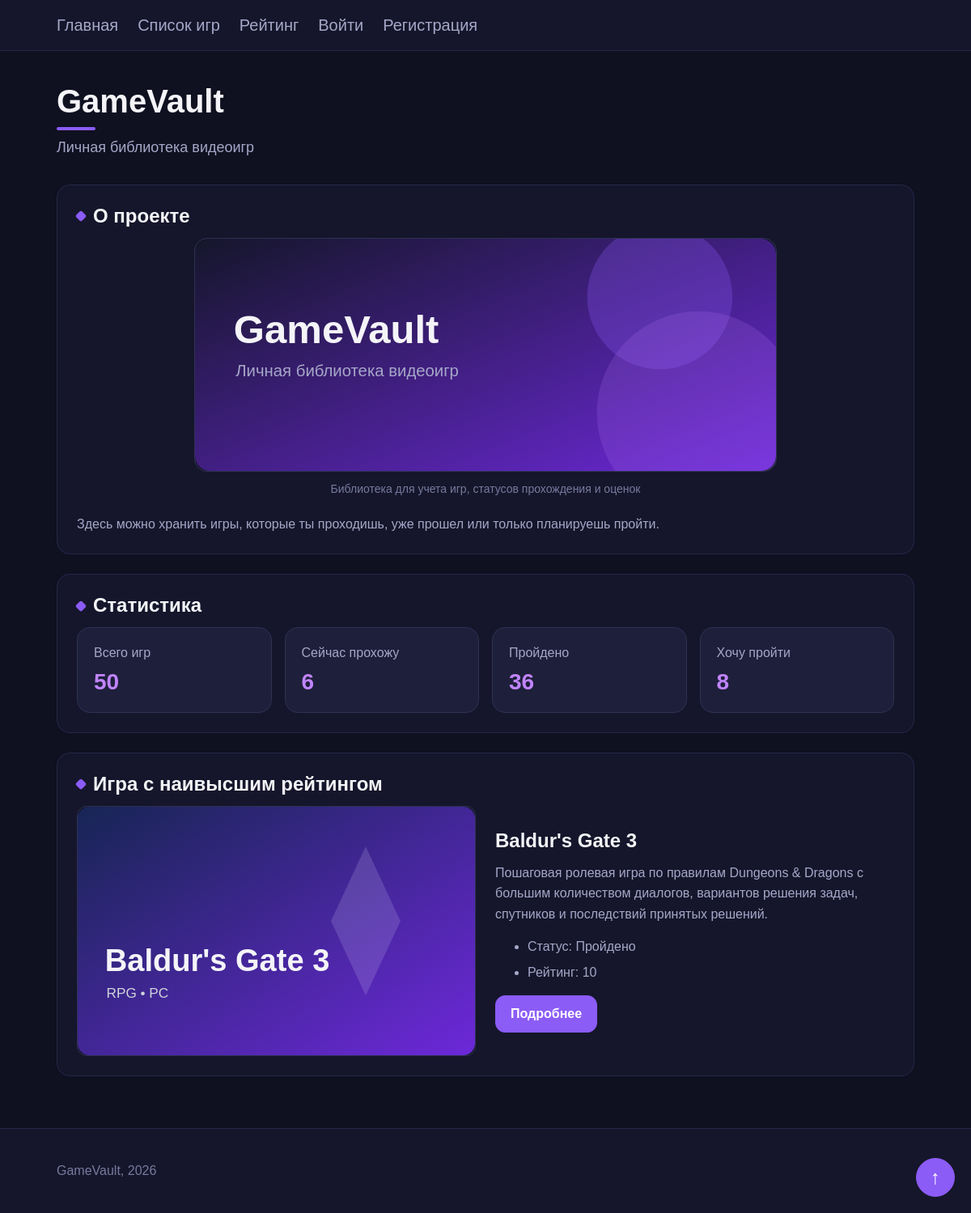
The page / on the database its author committed.
### games/models.py (models this page shows, shortened)
class Game(models.Model):
    class Status(models.TextChoices):
        PLANNED = 'planned', 'Хочу пройти'
        PLAYING = 'playing', 'Прохожу'
        COMPLETED = 'completed', 'Пройдено'
    title = models.CharField(max_length=200)
    slug = models.SlugField(max_length=200, unique=True)
    release_year = models.PositiveIntegerField()
    description = models.TextField(blank=True)
    genre = models.CharField(max_length=100, blank=True, default='')
    platform = models.CharField(max_length=100, blank=True, default='')
    developer = models.CharField(max_length=150, blank=True, default='')
    rating = models.PositiveSmallIntegerField(blank=True, null=True,
                                              validators=[
                                                  MinValueValidator(1),
                                                  MaxValueValidator(10)
                                              ])
    status = models.CharField(max_length=20, choices=Status.choices, default=Status.PLANNED)
    cover = models.CharField(max_length=255, blank=True, default='')
    subtitle = models.CharField(max_length=255, blank=True, default='')
    playtime = models.CharField(max_length=100, blank=True, default='')
    features = models.ManyToManyField(
        Feature,
        related_name='games',
        blank=True,
    )
    added_by = models.ForeignKey(
        settings.AUTH_USER_MODEL,
        on_delete=models.SET_NULL,
        blank=True,
        null=True,
        related_name='games_added',
    )
    class Meta:
        ordering = ['-release_year', 'title']
        verbose_name = 'Игра'
        verbose_name_plural = 'Игры'
        constraints = [
            models.CheckConstraint(
                condition=(
                    Q(rating__isnull=True) |
                    (Q(rating__gte=1) & Q(rating__lte=10))
                ),
                name='game_rating_between_1_and_10'
            )
        ]

### games/views.py (the view)
def home(request):
    games = Game.objects.all()
    total_games = games.count()
    playing_games = games.filter(status=Game.Status.PLAYING).count()
    completed_games = games.filter(status=Game.Status.COMPLETED).count()
    planned_games = games.filter(status=Game.Status.PLANNED).count()
    featured_game = (games
                     .filter(rating__isnull=False)
                     .order_by('-rating', '-release_year', 'title')
                     .first())
    context = {
        'page_title': 'GameVault',
        'subtitle': 'Личная библиотека видеоигр',
        'description': (
            'Здесь можно хранить игры, которые ты проходишь, '
            'уже прошел или только планируешь пройти.'
        ),
        'total_games': total_games,
        'playing_games': playing_games,
        'completed_games': completed_games,
        'planned_games': planned_games,
        'featured_game': featured_game,
    }
    return render(request, 'games/home.html', context)

### games/templates/games/home.html (shortened to what this page needs)
{% extends "games/base.html" %}
{% load static %}
{% block content %}
    <div class="page-header">
        <h1 class="page-title">{{ page_title }}</h1>
        <p class="page-subtitle">{{ subtitle }}</p>
    </div>
    <section class="section">
        <h2 class="section-title">О проекте</h2>
        <figure class="project-figure">
            <img
                class="project-image"
                src="{% static 'games/images/gamevault-banner.svg' %}"
                alt="Игровая библиотека GameVault"
            >
            <figcaption class="project-caption">
                Библиотека для учета игр, статусов прохождения и оценок
            </figcaption>
        </figure>
        <p class="section-text">{{ description }}</p>
    </section>
    <section class="section">
        <h2 class="section-title">Статистика</h2>
        <div class="stats">
            <div class="stat-card">
                <p class="stat-label">Всего игр</p>
                <p class="stat-value">{{ total_games }}</p>
            </div>
            <div class="stat-card">
                <p class="stat-label">Сейчас прохожу</p>
                <p class="stat-value">{{ playing_games }}</p>
            </div>
            <div class="stat-card">
                <p class="stat-label">Пройдено</p>
                <p class="stat-value">{{ completed_games }}</p>
            </div>
            <div class="stat-card">
                <p class="stat-label">Хочу пройти</p>
                <p class="stat-value">{{ planned_games }}</p>
            </div>
        </div>
    </section>
    {% if featured_game %}
        <section class="section">
            <h2 class="section-title">Игра с наивысшим рейтингом</h2>
            <article class="featured-game">
                <figure class="featured-game-figure">
                    <img class="featured-game-cover"
                         src="{% static featured_game.cover %}"
                         alt="Обложка игры {{ featured_game.title }}">
                </figure>
                <div class="featured-game-content">
                    <h3 class="featured-game-title">{{ featured_game.title }}</h3>
                    <p class="featured-game-text">{{ featured_game.description }}</p>
                    <ul class="featured-game-info">
                        <li class="featured-game-info-item">Статус: {{ featured_game.get_status_display }}</li>
                        <li class="featured-game-info-item">Рейтинг: {{ featured_game.rating }}</li>
                    </ul>
                    <a href="{% url 'games:game_detail' game_slug=featured_game.slug %}" class="button">
                        Подробнее
                    </a>
                </div>
            </article>
        </section>
    {% else %}
        <section class="section">
            <h2 class="section-title">Игра с наивысшим рейтингом</h2>
            <p class="empty-message">Пока нет игр с оценкой.</p>
        </section>
    {% endif %}
{% endblock %}

### games/static/games/css/style.css (style rules this page uses)
:root { --color-bg-main: #0F1020; --color-bg-surface: #15162B; --color-bg-card: #1E1F3A; --color-bg-card-section: #252641; --color-border-soft: #252747; --color-border-strong: #2F3154; --color-border-accent-soft: #3A3D68; --color-text-primary: #F4F4F8; --color-text-secondary: #A6A7C8; --color-text-muted: #777A9E; --color-white: #FFFFFF; --color-accent: #8B5CF6; --color-accent-hover: #A855F7; --color-accent-bright: #C084FC; --color-accent-dark: #6D28D9; --color-danger-bg: #7F1D1D; --color-danger-border: #B91C1C; --color-danger-text: #FEE2E2; --color-danger-hover-bg: #991B1B; --color-danger-hover-border: #DC2626; --color-danger-active-bg: #B91C1C; --color-danger-active-border: #EF4444; }
*, *::before, *::after { box-sizing: border-box; }
body { font-family: Arial, Helvetica, sans-serif; font-size: 16px; font-weight: 400; line-height: 1.5; color: var(--color-text-primary); background-color: var(--color-bg-main); margin: 0; min-height: 100vh; display: flex; flex-direction: column; }
a { color: var(--color-text-secondary); text-decoration: none; transition: color 160ms ease; }
h1 { font-size: 32px; }
h2 { font-size: 24px; }
p { font-size: 16px; }
.project-image { display: block; width: 100%; margin-bottom: 12px; border: 1px solid var(--color-border-strong); border-radius: 16px; }
.project-figure { max-width: 720px; margin: 0 auto 20px auto; }
.project-caption { font-size: 14px; line-height: 1.4; color: var(--color-text-muted); text-align: center; margin: 0; }
.page-header { margin-bottom: 32px; }
.page-title { font-size: 40px; font-weight: 700; line-height: 1.1; color: var(--color-text-primary); margin: 0 0 8px 0; }
.page-title::after { content: ""; display: block; width: 48px; height: 4px; margin-top: 10px; background-color: var(--color-accent); border-radius: 999px; }
.page-subtitle { font-size: 18px; font-weight: 400; line-height: 1.5; color: var(--color-text-secondary); margin: 0; }
.section { font-size: 20px; background-color: var(--color-bg-surface); padding: 24px; margin-bottom: 24px; border: 1px solid var(--color-border-soft); border-radius: 16px; }
.section-title { font-size: 24px; font-weight: 700; line-height: 1.2; color: var(--color-text-primary); margin: 0 0 12px 0; display: flex; align-items: center; gap: 10px; }
.section-title::before { content: ""; width: 10px; height: 10px; flex-shrink: 0; background-color: var(--color-accent); border-radius: 2px; transform: rotate(45deg); }
.section-text { font-size: 16px; font-weight: 400; line-height: 1.6; color: var(--color-text-secondary); margin: 0; }
.stats { display: flex; flex-direction: row; gap: 16px; flex-wrap: wrap; }
.stat-card { font-size: 20px; background-color: var(--color-bg-card); padding: 20px; border: 1px solid var(--color-border-strong); border-radius: 16px; flex: 1 1 220px; }
.stat-label { font-size: 16px; font-weight: 400; line-height: 1.4; color: var(--color-text-secondary); margin: 0 0 8px 0; }
.stat-value { font-size: 28px; font-weight: 700; line-height: 1.2; color: var(--color-accent-bright); margin: 0; }
.button { --button-background: var(--color-accent); --button-border-color: var(--color-accent); font-size: 16px; font-weight: 700; line-height: 1.2; color: var(--color-white); background-color: var(--button-background); text-decoration: none; padding: 12px 18px; border: 1px solid var(--button-border-color); border-radius: 12px; display: inline-block; text-align: center; transition: color 180ms ease, background-color 180ms ease, border-color 180ms ease, transform 180ms ease; }
.featured-game { display: flex; flex-direction: row; align-items: center; gap: 24px; }
.featured-game-figure { flex: 1 1 320px; margin: 0; }
.featured-game-cover { display: block; width: 100%; border: 1px solid var(--color-border-strong); border-radius: 12px; }
.featured-game-content { flex: 1 1 320px; }
.featured-game-title { font-size: 24px; font-weight: 700; line-height: 1.2; color: var(--color-text-primary); margin: 0 0 12px 0; }
.featured-game-text { font-size: 16px; line-height: 1.6; color: var(--color-text-secondary); margin: 0 0 16px 0; }
.featured-game-info { margin: 0 0 16px 0; }
.featured-game-info-item { font-size: 16px; line-height: 1.5; color: var(--color-text-secondary); margin-bottom: 8px; }

### rows shown on the page
Game: cover (picture), title "Baldur's Gate 3", description "Пошаговая ролевая игра по правилам Dungeons & Dragons с большим количеством диалогов, вариантов решения задач, спутников и последствий принятых решений.", status "Пройдено", rating "10"

### other values the page prints
{{ page_title }} "GameVault"
{{ subtitle }} "Личная библиотека видеоигр"
{{ description }} "Здесь можно хранить игры, которые ты проходишь, уже прошел или только планируешь пройти."
{{ total_games }} "50"
{{ playing_games }} "6"
{{ completed_games }} "36"
{{ planned_games }} "8"
